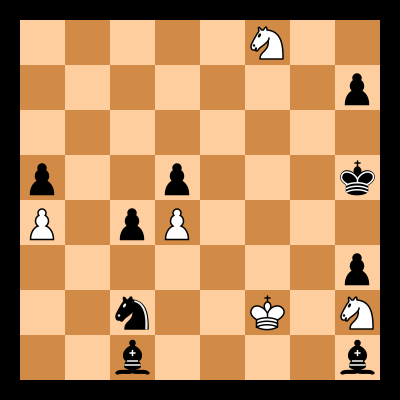
#> input picture boards/_____N_________p________p__p___kP_pP___________p__n__K_N__b____b.png, 400 x 400 px; its folder holds only this picture in this run
$ jupyter execute boards2squares.ipynb   (shell and % lines are left out)
#> lines starting #> are read from the running program, lines starting #| are printed output that depends on the picture
An attempt to find boards within larger images using old school computer vision (as opposed to ML). Ultimately I could not get this to work consistently.

[cell 1]
import cv2
import os
import matplotlib.pyplot as plt
import numpy as np
from IPython.display import display
from scipy.signal import convolve2d
from utils import *

[cell 2]
boards = os.listdir('boards')

[cell 3]
len(boards)

[cell 4]
b = f'boards/{boards[0]}'

[cell 5]
img = cv2.imread(b)
#> img is the input picture: shape (400, 400, 3); mean B, G, R 90.8, 134.8, 180
plt.imshow(img)
#> (this line was passed over: IPython is not available in this run)

[cell 6]
gray = cv2.cvtColor(img, cv2.COLOR_BGR2GRAY)
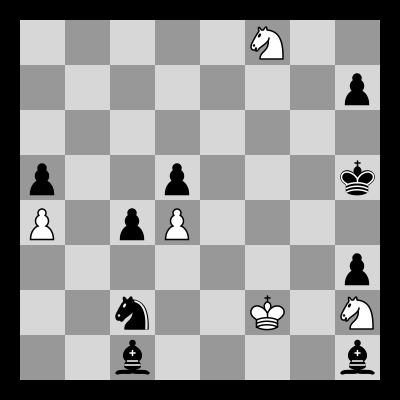
#> gray: shape (400, 400); min 0, max 255, mean 143.1

[cell 7]
def show(img):
    plt.imshow(img, cmap='gray')
#> (this line was passed over: IPython is not available in this run)

[cell 8]
show(gray)

TF functions for reference.

Based heavily on this:

https://github.com/Elucidation/tensorflow_chessbot/blob/master/tensorflow_compvision.ipynb

[cell 9]
# [43 lines left out: functions make_kernel, simple_conv, gradientx, gradienty, corners, dilate and 1 more, not called in this run]

def opening(x, size=3):
    return dilate(erode(x,size),size)

def closing(x, size=3):
    return erode(dilate(x,size),size)

# [5 lines left out: function skeleton, not called in this run]

Make horizontal and vertical Sobel filters.

[cell 10]
horiz = np.array([[1,2,1],
                     [0,0,0],
                     [-1,-2,-1]])
horiz

[cell 11]
vert = np.array([[1,0,-1],
                 [2,0,-2],
                 [1,0,-1]])

vert

[cell 12]
blurred = cv2.blur(gray,(3,3))
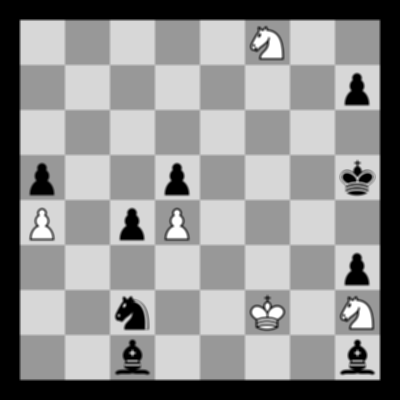
#> blurred: shape (400, 400); min 0, max 255, mean 143.1

[cell 13]
plt.imshow(blurred, cmap='gray')
#> (this line was passed over: IPython is not available in this run)

[cell 14]
hgrad = convolve2d(blurred, horiz)
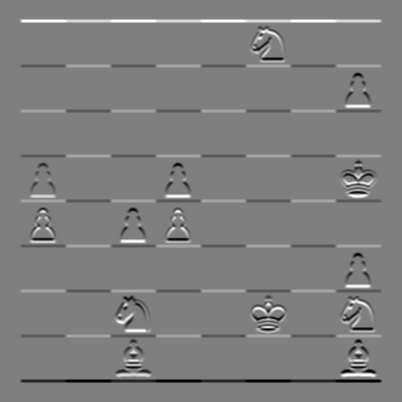
#> hgrad: shape (402, 402) int64; min -572, max 575, mean 0; drawn with min black and max white
vgrad = convolve2d(blurred, vert)
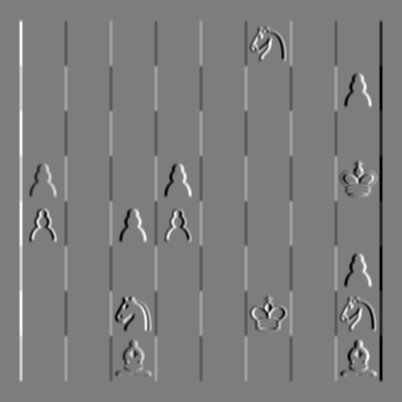
#> vgrad: shape (402, 402) int64; min -597, max 616, mean 0; drawn with min black and max white

[cell 15]
plt.imshow(hgrad, cmap='gray')
#> (this line was passed over: IPython is not available in this run)

[cell 16]
plt.imshow(vgrad, cmap='gray')
#> (this line was passed over: IPython is not available in this run)

[cell 17]
k = np.ones((3,3), np.uint8)

[cell 18]
hgrad = cv2.erode(hgrad.astype(np.uint8), k)
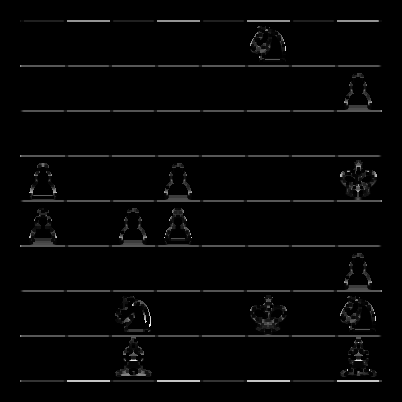
#> hgrad: shape (402, 402); min 0, max 243, mean 5.2
vgrad = cv2.erode(vgrad.astype(np.uint8), k)
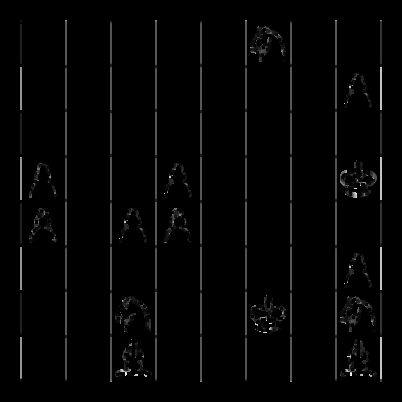
#> vgrad: shape (402, 402); min 0, max 248, mean 4.7

Sum absolute values horizontally and vertically

[cell 19]
vlines = np.abs(vgrad).sum(axis=0)
#> vlines = 402 values, max 42935 at index 380, min 0 at index 0, mean 1879.2
hlines = np.abs(hgrad).sum(axis=1)
#> hlines = 402 values, max 42935 at index 380, min 0 at index 0, mean 2086.6

[cell 20]
plt.plot(vlines)
#> (this line was passed over: IPython is not available in this run)

[cell 21]
plt.plot(hlines)
#> (this line was passed over: IPython is not available in this run)

$ run again, on boards/_______rp____n_____k____R___q_Pp__BPNn___r______R_________B_K___.png
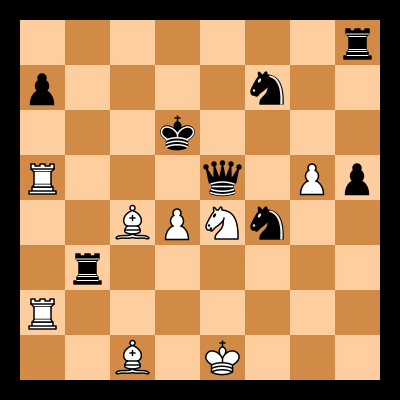
#> input picture boards/_______rp____n_____k____R___q_Pp__BPNn___r______R_________B_K___.png, 400 x 400 px
#> img is the input picture: shape (400, 400, 3); mean B, G, R 91.8, 134.9, 179.1
#> `blurred = cv2.blur(gray,(3,3))`:
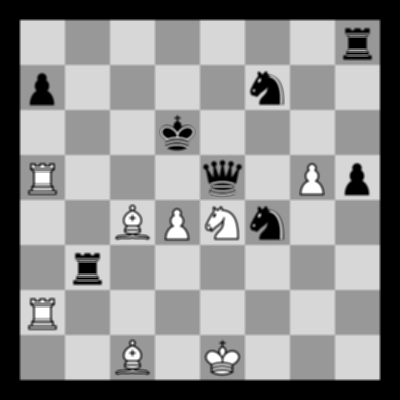
#> blurred: shape (400, 400); min 0, max 255, mean 143.1
#> `vgrad = cv2.erode(vgrad.astype(np.uint8), k)`:
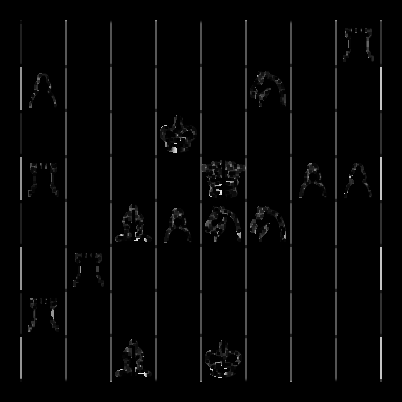
#> vgrad: shape (402, 402); min 0, max 241, mean 5
#> vlines = 402 values, max 42935 at index 380, min 0 at index 0, mean 2002
#> hlines = 402 values, max 42935 at index 380, min 0 at index 0, mean 2297.2

$ run again, on boards/_______rp__k_n_______________RPp___PNn_______K__R_____B___B_____.png
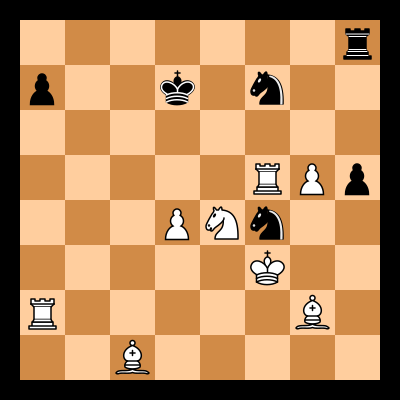
#> input picture boards/_______rp__k_n_______________RPp___PNn_______K__R_____B___B_____.png, 400 x 400 px
#> img is the input picture: shape (400, 400, 3); mean B, G, R 91.3, 135.2, 180.3
#> `blurred = cv2.blur(gray,(3,3))`:
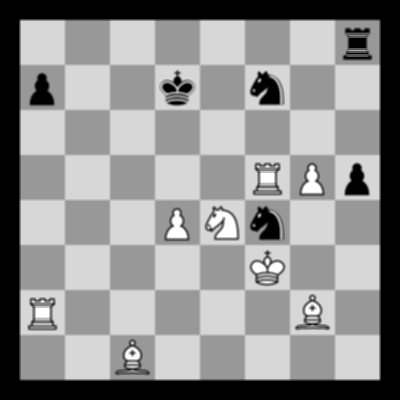
#> blurred: shape (400, 400); min 0, max 255, mean 143.5
#> `vgrad = cv2.erode(vgrad.astype(np.uint8), k)`:
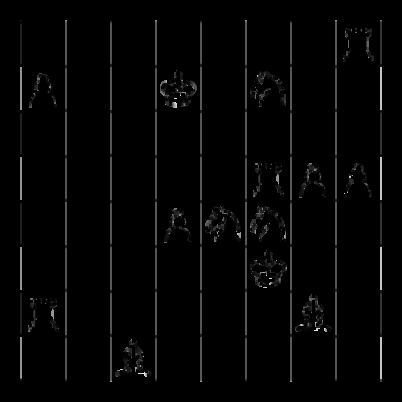
#> vgrad: shape (402, 402); min 0, max 241, mean 4.8
#> vlines = 402 values, max 42935 at index 380, min 0 at index 0, mean 1926.6
#> hlines = 402 values, max 42935 at index 380, min 0 at index 0, mean 2158.2
